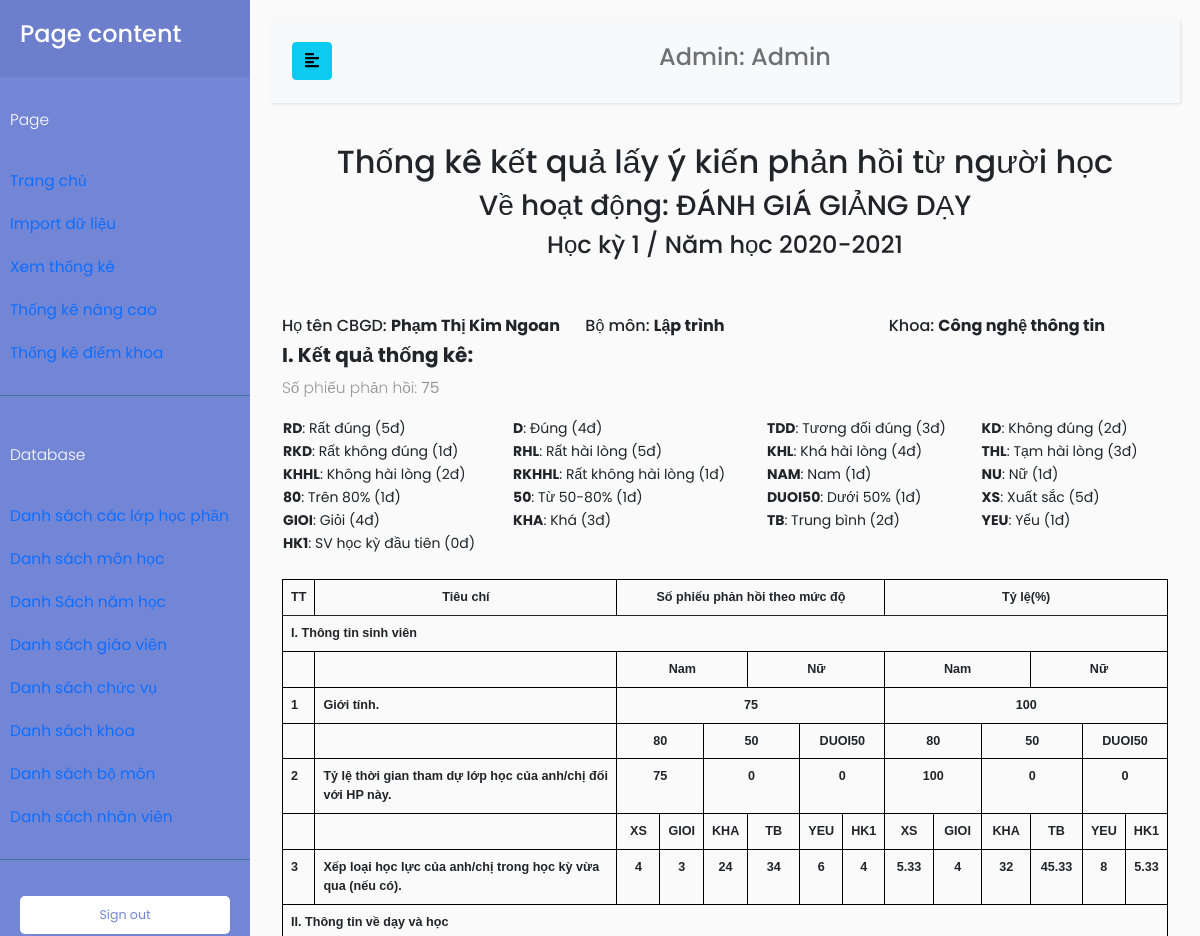
/index.php?TenChucVu=admin&page=htPhieu&MaLopHocPhan=2 (signed in, upper part), run on an earlier commit of the app's database.
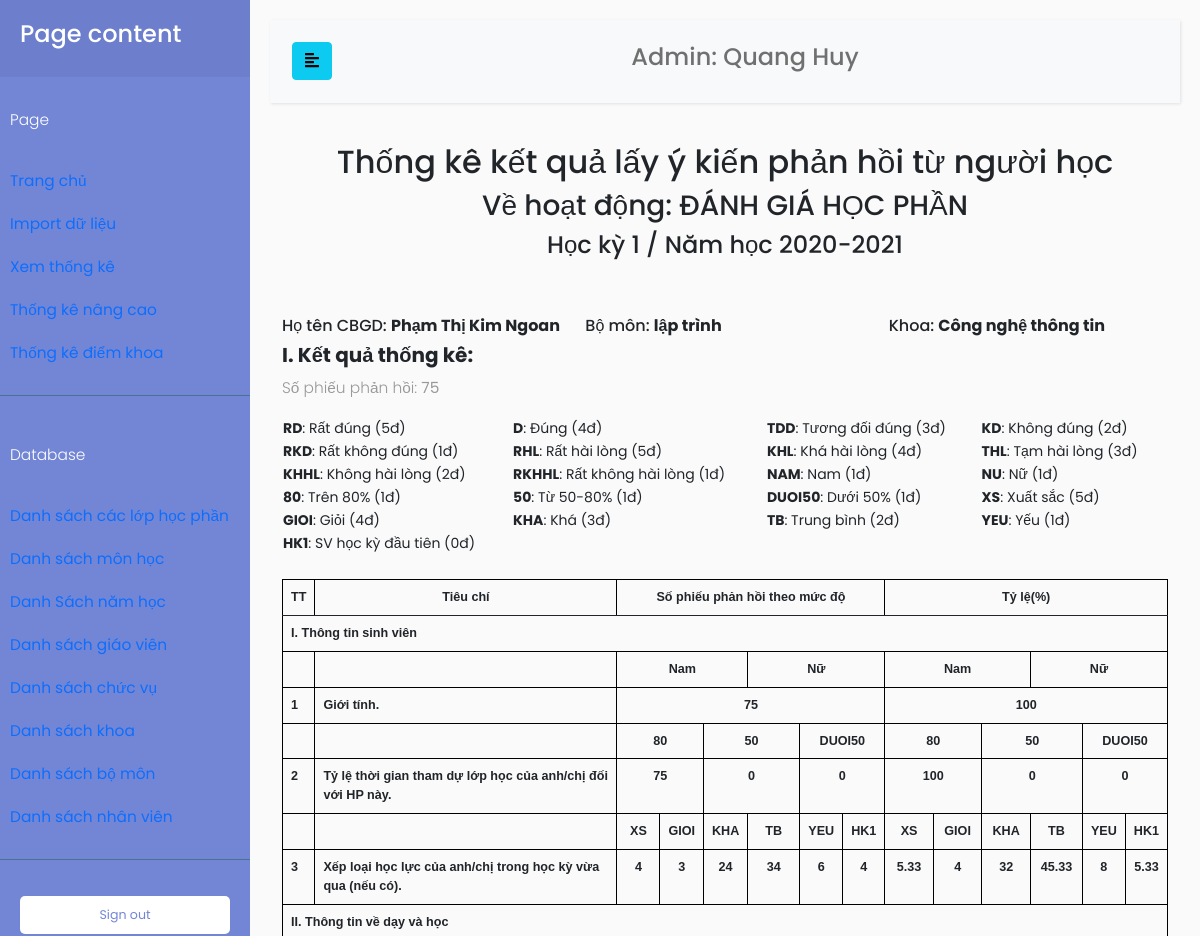
And on a later commit of the database.
### tables this page shows
CREATE TABLE `nhanvien` (
  `MaNhanVien` varchar(100) NOT NULL,
  `TenNhanVien` varchar(100) NOT NULL,
  `MatKhau` varchar(100) NOT NULL,
  `MaChucVu` int(11) NOT NULL
);

CREATE TABLE `lophocphan` (
  `MaLopHocPhan` int(11) NOT NULL,
  `MaHocPhan` int(11) NOT NULL,
  `MaNamHoc` int(11) NOT NULL,
  `MaHocKy` int(11) NOT NULL,
  `MaGiaoVien` int(11) NOT NULL,
  `MaNhomHocPhan` int(11) NOT NULL,
  `MaHoatDongKhaoSat` int(11) NOT NULL
);

CREATE TABLE `hoatdongkhaosat` (
  `MaHoatDong` int(11) NOT NULL,
  `TenHoatDong` varchar(100) NOT NULL,
  `NoiDungRutGon` varchar(100) NOT NULL
);

CREATE TABLE `giaovien` (
  `MaGiaoVien` int(11) NOT NULL,
  `TenGiaoVien` varchar(100) NOT NULL,
  `MatKhau` varchar(100) NOT NULL,
  `MaChucVu` int(11) NOT NULL,
  `MaBoMon` int(11) NOT NULL
);

CREATE TABLE `bomon` (
  `MaBoMon` int(11) NOT NULL,
  `MaKhoa` int(11) NOT NULL,
  `TenBoMon` varchar(100) NOT NULL
);

CREATE TABLE `namhoc` (
  `MaNamHoc` int(11) NOT NULL,
  `ThoiGian` varchar(100) NOT NULL
);

### page/admin/calculate/hienThiPhieu.php (the view, shortened to what the changed rows need)
<?php
function tinhPhanTram($soPhanTram, $tong)
{
    return $soPhanTram / $tong * 100;
}
if (isset($_GET["MaLopHocPhan"])) {
    $maLopHocPhan = $_GET["MaLopHocPhan"];
    $lopHP = $infoSmallTable->getThongTinLopHocPhanTheoMaLop($maLopHocPhan);
    $tenHoatDongKhaoSat = $infoSmallTable->getThongTinHoatDongKhaoSat($lopHP['MaHoatDongKhaoSat']);
    $tenHocKy = $infoSmallTable->getThongTinHocKy($lopHP['MaHocKy']);
    $namHoc = $infoSmallTable->getThongTinNam($lopHP['MaNamHoc']);
    $tenGiaoVien = $infoSmallTable->getThongTinGiaoVien($lopHP['MaGiaoVien'], 'TenGiaoVien');
    $maBoMon = $infoSmallTable->getThongTinGiaoVien($lopHP['MaGiaoVien'], 'MaBoMon');
    $tenBoMon = $infoSmallTable->getThongTinBoMon($maBoMon, 'TenBoMon');
    $maKhoa = $infoSmallTable->getThongTinBoMon($maBoMon, 'MaKhoa');
    $tenKhoa = $infoSmallTable->getTenKhoa($maKhoa);
    $soPhieuCuaLop = count($phieuKhaoSat->getPhieuKhaoSatTheoMaLop($lopHP['MaLopHocPhan']));
    $diemVaNoiDung = $infoSmallTable->getDiemVaNoiDungPhanLoai($lopHP['MaHoatDongKhaoSat']);
    $nhomTieuChi = $infoSmallTable->getNhomTieuChi($lopHP['MaHoatDongKhaoSat']);
    $stt = 1;
    function getArrGiaTriPhanLoai($arr)
    {
        $arrGiaTriPhanLoai = array();
        foreach ($arr as $item) {
            $arrGiaTriPhanLoai[] = $item['NoiDungHinhThucPhanLoai'];
        }
        return $arrGiaTriPhanLoai;
    }
}
?>
<h2 style="text-align: center;">Thống kê kết quả lấy ý kiến phản hồi từ người học</h2>
<h3 style="text-align: center;">Về hoạt động: <?php echo $tenHoatDongKhaoSat; ?></h3>
<h4 style="text-align: center;">Học kỳ <?php echo $tenHocKy; ?> / Năm học <?php echo $namHoc . "-" . $namHoc + 1; ?></h4>
<div class="container pt-5 ">
    <div class="row">
        <div class="col-sm">
            <h6 style="font-size: medium;">Họ tên CBGD: <b> <?php echo $tenGiaoVien; ?></b></h6>
        </div>
        <div class="col-sm">
            <h6 style="font-size: medium;">Bộ môn: <b><?php echo $tenBoMon; ?></b> </h6>
        </div>
        <div class="col-sm">
            <h6 style="font-size: medium;">Khoa: <b><?php echo $tenKhoa; ?></b></h6>
        </div>
    </div>
    <h5><b>I. Kết quả thống kê:</b></h5>
    <p>Số phiếu phản hồi: <b><?php echo $soPhieuCuaLop; ?></b></p>
    <table style="width:100%;">
        <tr>
            <?php
            $count = 1;
            foreach ($diemVaNoiDung as $item) {
                echo "<td>" . "<b>" . $item['NoiDungHinhThucPhanLoai'] . "</b>" . ": " . $item['NoiDungChiTiet'] . " (" . $item['Diem'] . "đ)" . "</td>";
                if ($count % 4 === 0) {
                    echo  "</tr><tr>";
                }
                $count++;
            }
            ?>
        </tr>
    </table>
</div>
<div class="container pt-4 pb-5">
    <table class="table-phieu table">
        <thead>
            <tr>
                <th style="width: 1%;">TT</th>
                <th style="width: 40%;">Tiêu chí</th>
                <th colspan="6" style="width: 20%;">Số phiếu phản hồi theo mức độ</th>
                <th colspan="6" style="width: 20%;">Tỷ lệ(%)</th>
            </tr>
        </thead>
        <tbody>
            <?php
            for ($i = 0; $i < count($nhomTieuChi); $i++) : ?>
                <tr>
                    <th colspan='14'>
                        <?php
                        $maNhom = $nhomTieuChi[$i]['MaNhomTieuChi'];
                        echo $infoSmallTable->getTenNhom($maNhom);
                        ?>
                    </th>
                </tr>
                <?php
                $cauHoiTrongNhom = $infoSmallTable->getCauHoiTrongNhomTieuChiV2($maNhom);
                foreach ($cauHoiTrongNhom as $item) :
                ?>
                    <?php
                    $noiDungHinhThucPhanLoai = $infoSmallTable->getNoiDungHinhThucPhanLoai($item['MaTieuChi']);
                    $soLuongPhanLoai = count($noiDungHinhThucPhanLoai);
                    $arr = getArrGiaTriPhanLoai($infoSmallTable->getNoiDungHinhThucPhanLoai($item['MaTieuChi']));
                    ?>
                    <?php if ($soLuongPhanLoai === 2) :
                    ?>
                        <tr>
                            <th></th>
                            <th></th>
                            <?php for ($y = 0; $y < 2; $y++) : ?>
                                <th class="centerItem" colspan="3">
                                    <?php echo $noiDungHinhThucPhanLoai[$y]['NoiDungChiTiet'];  ?>
                                </th>
                            <?php endfor; ?>
                            <?php for ($y = 0; $y < 2; $y++) : ?>
                                <th class="centerItem" colspan="3">
                                    <?php echo $noiDungHinhThucPhanLoai[$y]['NoiDungChiTiet'];  ?>
                                </th>
                            <?php endfor; ?>
                        </tr>
                    <?php elseif ($soLuongPhanLoai === 6) :
                    ?>
                        <tr>
                            <th></th>
                            <th></th>
                            <?php for ($y = 0; $y < 6; $y++) : ?>
                                <th class="centerItem" colspan="1">
                                    <?php echo $noiDungHinhThucPhanLoai[$y]['NoiDungHinhThucPhanLoai'];  ?>
                                </th>
                            <?php endfor; ?>
                            <?php for ($y = 0; $y < 6; $y++) : ?>
                                <th class="centerItem" colspan="1">
                                    <?php echo $noiDungHinhThucPhanLoai[$y]['NoiDungHinhThucPhanLoai'];  ?>
                                </th>
                            <?php endfor; ?>
                        </tr>
                    <?php elseif ($soLuongPhanLoai === 3) :
                    ?>
                        <tr>
                            <th></th>
                            <th></th>
                            <?php for ($y = 0; $y < 3; $y++) : ?>
                                <th class="centerItem" colspan="2">
                                    <?php echo $noiDungHinhThucPhanLoai[$y]['NoiDungHinhThucPhanLoai'];  ?>
                                </th>
                            <?php endfor; ?>
                            <?php for ($y = 0; $y < 3; $y++) : ?>
                                <th class="centerItem" colspan="2">
                                    <?php echo $noiDungHinhThucPhanLoai[$y]['NoiDungHinhThucPhanLoai'];  ?>
                                </th>
                            <?php endfor; ?>
                        </tr>
                    <?php endif; ?>
                    <tr>
                        <th>
                            <?php
                            echo $stt;
                            $stt++;
                            ?>
                        </th>
                        <th>
                            <?php
                            echo $item['NoiDung'];
                            ?>
                        </th>
                        <?php if ($soLuongPhanLoai === 2) : ?>
                            <?php for ($y = 0; $y < 1; $y++) :
                            ?>
                                <th class="centerItem" colspan="6">
                                    <?php
                                    $soTieuChi = $lopHocPhan->getThongTinChiTietKetQuaCauHoiCuaLop(
                                        $lopHP['MaLopHocPhan'],
                                        $item['MaTieuChi'],
                                        $noiDungHinhThucPhanLoai[$y]['NoiDungHinhThucPhanLoai']
                                    );
                                    $soTieuChi = count($soTieuChi);
                                    echo $soTieuChi;
                                    ?>
                                </th>
                            <?php endfor; ?>
                            <?php for ($y = 0; $y < 1; $y++) : ?>
                                <th class="centerItem" colspan="6">
                                    <?php
                                    $soTieuChi = $lopHocPhan->getThongTinChiTietKetQuaCauHoiCuaLop(
                                        $lopHP['MaLopHocPhan'],
                                        $item['MaTieuChi'],
                                        $noiDungHinhThucPhanLoai[$y]['NoiDungHinhThucPhanLoai']
                                    );
                                    $soTieuChi = count($soTieuChi);
                                    echo round(tinhPhanTram($soTieuChi, $soPhieuCuaLop), 2);
                                    ?>
                                </th>
                            <?php endfor; ?>
                        <?php elseif ($soLuongPhanLoai === 6) : ?>
                            <?php for ($y = 0; $y < 6; $y++) : ?>
                                <th class="centerItem" colspan="1">
                                    <?php
                                    $soTieuChi = $lopHocPhan->getThongTinChiTietKetQuaCauHoiCuaLop(
                                        $lopHP['MaLopHocPhan'],
                                        $item['MaTieuChi'],
                                        $noiDungHinhThucPhanLoai[$y]['NoiDungHinhThucPhanLoai']
                                    );
                                    $soTieuChi = count($soTieuChi);
                                    echo $soTieuChi;
                                    ?>
                                </th>
                            <?php endfor; ?>
                            <?php for ($y = 0; $y < 6; $y++) : ?>
                                <th class="centerItem" colspan="1">
                                    <?php
                                    $soTieuChi = $lopHocPhan->getThongTinChiTietKetQuaCauHoiCuaLop(
                                        $lopHP['MaLopHocPhan'],
                                        $item['MaTieuChi'],
                                        $noiDungHinhThucPhanLoai[$y]['NoiDungHinhThucPhanLoai']
                                    );
                                    $soTieuChi = count($soTieuChi);
                                    echo round(tinhPhanTram($soTieuChi, $soPhieuCuaLop), 2);
                                    ?>
                                </th>
                            <?php endfor; ?>
                        <?php elseif ($soLuongPhanLoai === 3) : ?>
                            <?php for ($y = 0; $y < 3; $y++) : ?>
                                <th class="centerItem" colspan="2">
                                    <?php
                                    $soTieuChi = $lopHocPhan->getThongTinChiTietKetQuaCauHoiCuaLop(
                                        $lopHP['MaLopHocPhan'],
                                        $item['MaTieuChi'],
                                        $noiDungHinhThucPhanLoai[$y]['NoiDungHinhThucPhanLoai']
                                    );
                                    $soTieuChi = count($soTieuChi);
                                    echo $soTieuChi;
                                    ?>
                                </th>
                            <?php endfor; ?>
                            <?php for ($y = 0; $y < 3; $y++) : ?>
                                <th class="centerItem" colspan="2">
                                    <?php
                                    $soTieuChi = $lopHocPhan->getThongTinChiTietKetQuaCauHoiCuaLop(
                                        $lopHP['MaLopHocPhan'],
                                        $item['MaTieuChi'],
                                        $noiDungHinhThucPhanLoai[$y]['NoiDungHinhThucPhanLoai']
                                    );
                                    $soTieuChi = count($soTieuChi);
                                    echo round(tinhPhanTram($soTieuChi, $soPhieuCuaLop), 2);
                                    ?>
                                </th>
                            <?php endfor; ?>
                        <?php endif; ?>
                    </tr>
                <?php endforeach; ?>
            <?php endfor; ?>
        </tbody>
    </table>
</div>

### index.php (shortened to what the changed rows need)
<!doctype html>
<html lang="en">
<head>
    <link href="https://cdn.jsdelivr.net/npm/bootstrap@5.0.0-beta3/dist/css/bootstrap.min.css" rel="stylesheet">
    <link rel="stylesheet" href="//code.jquery.com/ui/1.12.1/themes/base/jquery-ui.css">
    <link href="https://ajax.googleapis.com/ajax/libs/jqueryui/1.12.1/themes/base/jquery-ui.css" rel="stylesheet" type="text/css" />
    <link href="css/dashboard.css" rel="stylesheet">
    <link href="css/customTable.css" rel="stylesheet">
    <link rel="stylesheet" href="css/sidebar.css">
</head>
<?php
require('function.php');
if ($_GET["TenChucVu"]) {
    $tenChucVu = $_GET["TenChucVu"];
}
if (isset($_GET["page"])) {
    $page = $_GET["page"];
}
$tenGiaoVien = NULL;
if ($tenChucVu === 'admin' || $tenChucVu === 'nhanvien') {
    if ($tenChucVu === 'admin') {
        $tenCV = "Admin";
    }
    $tenGiaoVien = $account->getTenNhanVien($_SESSION['MaDangNhap'], 'NhanVien', 'MaNhanVien');
}
?>
<body>
    <div class="wrapper">
        <div id="content">
            <nav class="navbar navbar-expand-lg navbar-light bg-light">
                <div class="container-fluid">
                    <div class="collapse navbar-collapse" id="navbarSupportedContent">
                        <ul class="nav navbar-nav m-auto">
                            <li class="nav-item">
                                <h4><a class="nav-link" href="#"><?php echo $tenCV . ": " . $tenGiaoVien; ?></a></h4>
                            </li>
                        </ul>
                    </div>
                </div>
            </nav>
            <?php
            if (isset($page)) {
                switch ($page) {
                    case 'htPhieu':
                        include('page/admin/calculate/hienThiPhieu.php');
                        break;
                }
            }
            ?>
        </div>
    </div>
</body>
</html>

What changed in the data, as far as the page shows it:
changed nhanvien: TenNhanVien "Admin" → "Quang Huy"
changed lophocphan "Phạm Thị Kim Ngoan": MaHoatDongKhaoSat.TenHoatDong "ĐÁNH GIÁ GIẢNG DẠY" → "ĐÁNH GIÁ HỌC PHẦN"; MaGiaoVien.TenBoMon "Lập trình" → "lập trình"
